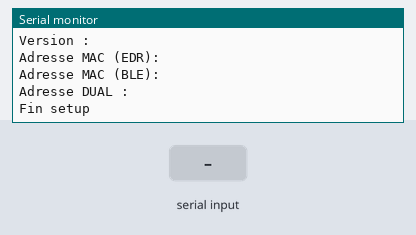
Bench run of a sketch on a simulated Arduino Uno, built with avr-gcc and run on an emulated ATmega328P. On the bench: the last lines printed to the serial monitor. The test bench sets the inputs (shaded band).

Above: at 14.2 s.
14.3 s: "ButtonRecuCapteur" received over Serial
At 15.9 s:
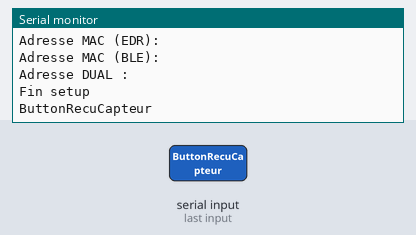
16.8 s: "ButtonRecuCapteur" received over the second serial link
At 18.6 s:
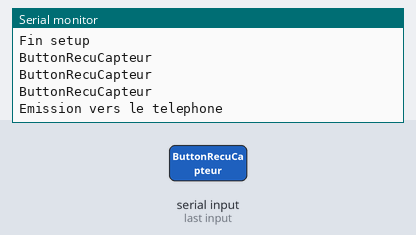
19.3 s: "Button1" received over Serial
At 21.5 s:
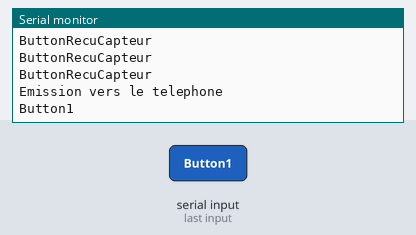
21.8 s: "Button1" received over the second serial link
At 24.0 s:
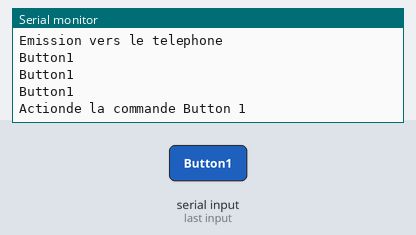

The sketch:

bluetooth_dual_mode.ino
```cpp
#include <SoftwareSerial.h>   //Software Serial Port

#define RxD 12
#define TxD 13
#define vitesse_arduino 9600
#define vitesse_bluetooth 57600

SoftwareSerial blueToothSerial(RxD,TxD);

String recvChar;
String emitChar;
String commande_bluetooth;

void setup()
{
  Serial.begin(vitesse_arduino);
  pinMode(RxD, INPUT);
  pinMode(TxD, OUTPUT);


  Serial.println("Debut setup");
  blueToothSerial.begin(vitesse_bluetooth);
  blueToothSerial.flush();
  blueToothSerial.print("AT");
  Serial.println(blueToothSerial.readString());
  blueToothSerial.print("AT+NAME?"); //Nom Module
  Serial.print("Nom du module (EDR) : ");
  Serial.println(blueToothSerial.readString());
  blueToothSerial.print("AT+NAMB?"); //Nom Module
  Serial.print("Nom du module (BLE) : ");
  Serial.println(blueToothSerial.readString());
  blueToothSerial.print("AT+SCAN?"); //Nom Module
  Serial.print("SCAN : ");
  Serial.println(blueToothSerial.readString());
  Serial.print("Vitesse de transmission : ");
  blueToothSerial.print("AT+BAUD?"); // Vitesse Transmission
  Serial.println(blueToothSerial.readString());
  Serial.print("Code Pin (EDR): ");
  blueToothSerial.print("AT+PINE?"); // Code PIN
  Serial.println(blueToothSerial.readString());
  Serial.print("Code Pin (BLE): ");
  blueToothSerial.print("AT+PINB?"); // Code PIN
  Serial.println(blueToothSerial.readString());
  Serial.print("Version : ");
  blueToothSerial.print("AT+VERS?"); // Version
  Serial.println(blueToothSerial.readString());
  Serial.print("Adresse MAC (EDR): ");
  blueToothSerial.print("AT+ADDE?"); // Température du module
  Serial.println(blueToothSerial.readString());
  Serial.print("Adresse MAC (BLE): ");
  blueToothSerial.print("AT+ADDB?"); // Température du module
  Serial.println(blueToothSerial.readString());
  Serial.print("Adresse DUAL : ");
  blueToothSerial.print("AT+DUAL?"); // Température du module
  Serial.println(blueToothSerial.readString());
  Serial.println("Fin setup");
  delay(2000);
  blueToothSerial.flush();
}

void loop()
{

  if(blueToothSerial.available()>0)
  {
    recvChar = blueToothSerial.readString();
    Serial.println(recvChar);
    commande_bluetooth = recvChar;
    Serial.println(commande_bluetooth);
//    Serial.print(blueToothSerial.read());
//    Serial.write(blueToothSerial.read());
  }
  if(Serial.available()>0)
  {
    emitChar  = Serial.readString();
    Serial.println(emitChar);
    blueToothSerial.print(emitChar);
//    blueToothSerial.write(Serial.read());
//    blueToothSerial.print(Serial.read());
  }

  if(commande_bluetooth=="ButtonRecuCapteur")
  {
    Serial.println("Emission vers le telephone");
    emitChar="&";
    emitChar=emitChar+"Valeur 1";
    emitChar=emitChar+"%";
    blueToothSerial.print(emitChar);
    commande_bluetooth="";
  }
  if(commande_bluetooth=="Button1")
  {
    Serial.println("Actionde la commande Button 1");
    commande_bluetooth="";
  }
  if(commande_bluetooth=="Button2")
  {
    Serial.println("Actionde la commande Button 2");
    commande_bluetooth="";
  }
  if(commande_bluetooth=="Button3")
  {
    Serial.println("Actionde la commande Button 3");
    commande_bluetooth="";
  }
  if(commande_bluetooth=="Button4")
  {
    Serial.println("Actionde la commande Button 4");
    commande_bluetooth="";
  }
}
```

Measured:
- after the input at 14.3 s, the serial monitor: prints a new line after 1.0 s (image 1)
- after the input at 16.8 s, the serial monitor: prints a new line after 1.0 s (image 2)
- after the input at 19.3 s, the serial monitor: prints a new line after 1.0 s (image 3)
- after the input at 21.8 s, the serial monitor: prints a new line after 1.0 s (image 4)
